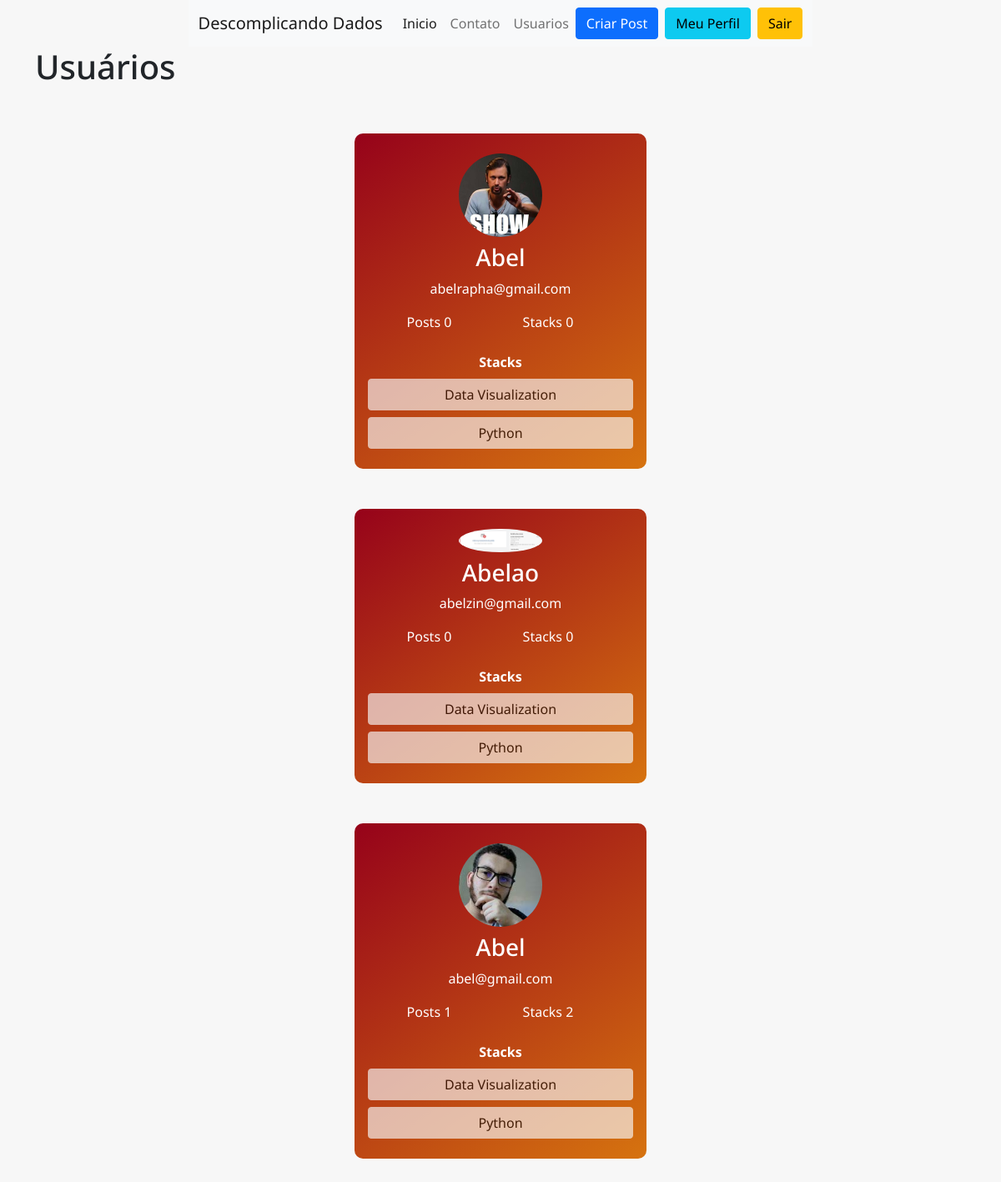
The app's page /usuarios (signed in) with its own data.
### blogDescomplicandoDados/models.py (models this page shows)
class Usuario(database.Model, UserMixin):
    id = database.Column(database.Integer, primary_key = True)
    username = database.Column(database.String, nullable= False)
    email = database.Column(database.String, nullable = False, unique=True)
    senha = database.Column(database.String, nullable = False)
    foto_perfil = database.Column(database.String, default='default.jpg', nullable=False)
    posts = database.relationship('Post', backref = 'autor', lazy=True)
    area_de_atuacao = database.Column(database.String, nullable=False, default='Não informado')
    def contar_posts(self):
        return len(self.posts)

### blogDescomplicandoDados/rotas.py (the view)
@app.route('/usuarios')
@login_required
def usuarios():
    lista_usuarios = Usuario.query.all()
    return render_template('usuarios.html', lista_usuarios=lista_usuarios)

### blogDescomplicandoDados/models.py (called while the page is built)
@login_manager.user_loader
def load_usuario(id_usuario):
    return Usuario.query.get(int(id_usuario))

### blogDescomplicandoDados/templates/usuarios.html (shortened to what this page needs)
{% extends 'base.html' %}
{%block body %}
    <div class='container'>
        <h1> Usuários</h1>
        {% for usuario in lista_usuarios %}
        <div class="container d-flex justify-content-center">
            <div class = 'row mt-5 md-5'>
                <div class="card p-3 py-4">
                    <div class="text-center"> <img src="{{url_for('static', filename = 'fotos_perfil/{}'.format(usuario.foto_perfil))}}" width="100" class="rounded-circle">
                        <h3 class="mt-2">{{usuario.username}}</h3> <span class="mt-1 clearfix">{{usuario.email}}</span>
                        <div class="row mt-3 mb-3">
                            <div class="col-md-6">
                                <span class="rating">Posts</span> <span class="number">{{usuario.contar_posts()}}</span>
                            </div>
                            <div class="col-md-4">
                                {%if 'Não' in usuario.area_de_atuacao %}
                                    <span class="articles">Stacks</span> <span class="number1">0</span>
                                {%else%}
                                    <span class="articles">Stacks</span> <span class="number1">{{ usuario.area_de_atuacao.count(';') + 1}}</span>
                                {%endif%}
                            </div>
                        </div>
                    </div>
                    <div style="text-align: center;" class="mt-2">
                        <strong>Stacks</strong>
                        </div>
                        {%for stack in current_user.area_de_atuacao.split(';')%}
                            <button type = 'button' class="btn btn-light mt-2" disabled>
                            {{stack}}
                            </button>
                        {%endfor%}
                </div>
            </div>
        </div>
        {% endfor %}
{% endblock %}

### blogDescomplicandoDados/templates/base.html (shortened to what this page needs)
<!DOCTYPE html>
<html lang="pt-br">
<head>
    <link href="https://cdn.jsdelivr.net/npm/bootstrap@5.1.2/dist/css/bootstrap.min.css" rel="stylesheet">
    <link rel="stylesheet", type = 'text/css' href = "{{url_for('static', filename ='main.css')}}">
</head>
<body>
    {% include 'navbar.html' %}
    {% block body %}
    {% endblock %}
</body>
</html>

### blogDescomplicandoDados/templates/navbar.html (shortened to what this page needs)
<nav class="navbar navbar-expand-lg navbar-light bg-light">
    <div class="container-fluid container">
      <a class="navbar-brand" href="/">Descomplicando Dados</a>
      <div class="collapse navbar-collapse" id="navbarSupportedContent">
        <ul class="navbar-nav me-auto mb-2 mb-lg-0">
          <li class="nav-item">
            <a class="nav-link active" aria-current="page" href="/">Inicio</a>
          </li>
          <li class="nav-item">
            <a class="nav-link" href="/contato">Contato</a>
          </li>
          <li class="nav-item">
            <a class="nav-link" href="/usuarios">Usuarios</a>
          </li>
        </ul>
        <ul class="d-flex nav">
          {% if current_user.is_authenticated %}
            <li class="nav-item">
              <div class="d-grid gap-2 d-md-flex justify-content-md-end">
                <a class="btn btn-primary" href="{{ url_for('criar_post')}}" role="button">Criar Post</a>
                <a class="btn btn-info" href="{{ url_for('perfil')}}" role="button">Meu Perfil</a>
                <a class="btn btn-warning" href="{{url_for('sair')}}" role="button">Sair</a>
              </div>
            </li>
          {%endif%}
        </ul>
      </div>
    </div>
  </nav>

### blogDescomplicandoDados/static/main.css (style rules this page uses)
* { margin: 0; padding: 0; box-sizing: border-box; font-family: 'Noto Sans', sans-serif }
html, body { height: 100% }
body { display: grid; place-items: center; background: #f7f7f7 }
.card { color: #fff; width: 350px; border-radius: 10px; background: linear-gradient(145deg, #96021a, #d6730f); border: none }

### records on screen
Usuario: foto_perfil (picture), username "Abel", email "abelrapha@gmail.com", contar_posts "0", area_de_atuacao "Stacks", stack "Data Visualization" "Python"
Usuario: foto_perfil (picture), username "Abelao", email "abelzin@gmail.com", contar_posts "0", area_de_atuacao "Stacks", stack "Data Visualization" "Python"
Usuario: foto_perfil (picture), username "Abel", email "abel@gmail.com", contar_posts "1", area_de_atuacao "2", stack "Data Visualization" "Python"
